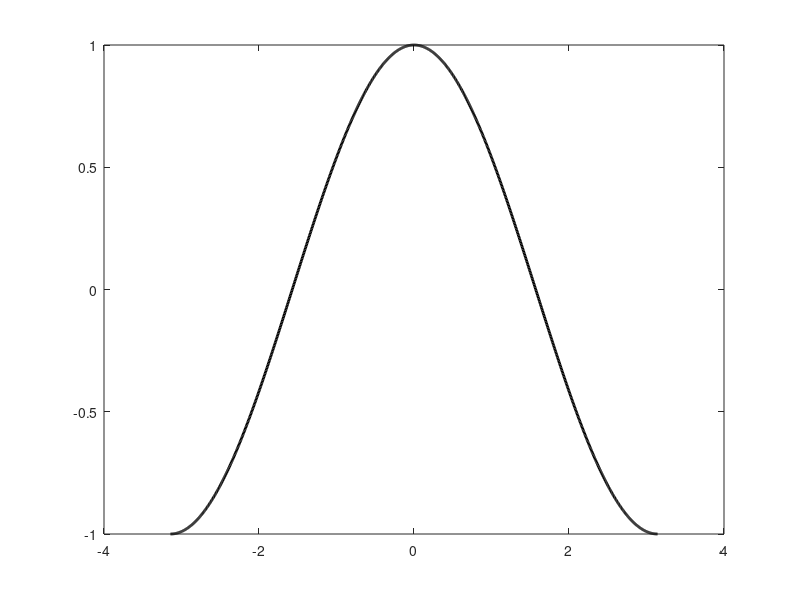

Recreate this plot in MATLAB. (Note: this script raises an error after producing the figure.)
clc; clear; close all;

f = @(x) cos(x);

% Take 1000 points between -π to π
x = linspace(-pi, pi,1000);

plot(x,f(x),'k','LineWidth',2)
hold on

% Our goal will be to approximate *around* x = 0
xline(0,'--r')
grid on
hold on

% First approximation
yline(1, '-b', 'LineWidth', 2)

% Second approximation
T2 = @ (x) - x.^2 / 2;
plot (x, 1 + T2(x), 'g', 'LineWidth', 2)

% Third approximation
T3 = @ (x) x.^4 / 24;
plot (x, 1 + T2(x) + T3(x), 'r', 'LineWidth', 2)
